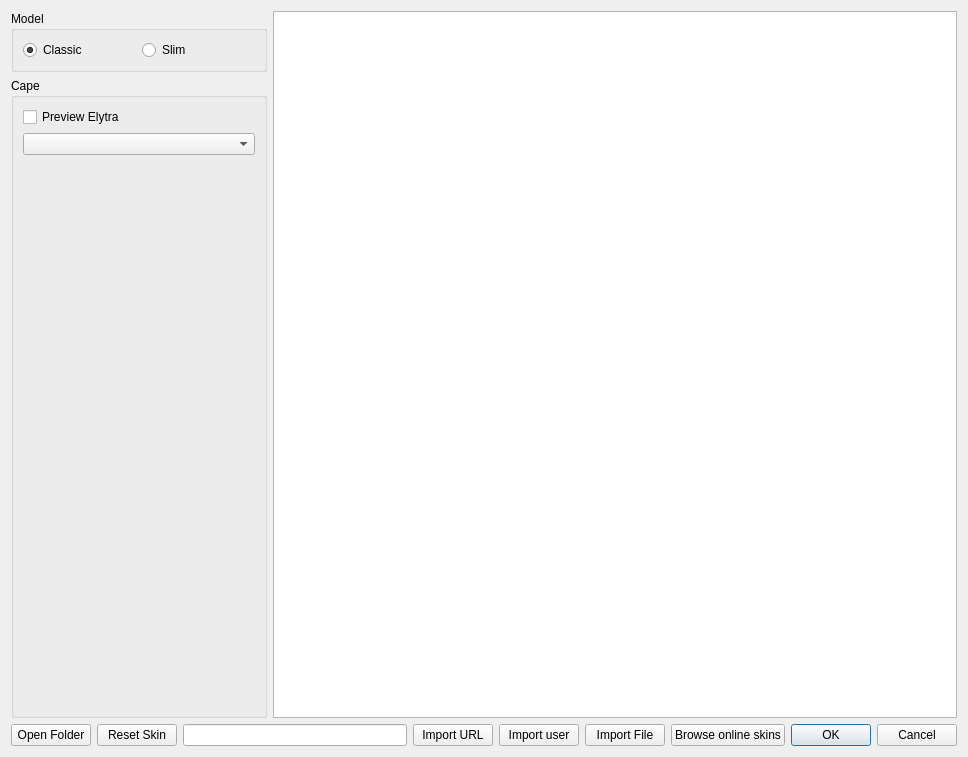
<?xml version="1.0" encoding="UTF-8"?>
<ui version="4.0">
 <class>SkinManageDialog</class>
 <widget class="QDialog" name="SkinManageDialog">
  <property name="geometry">
   <rect>
    <x>0</x>
    <y>0</y>
    <width>968</width>
    <height>757</height>
   </rect>
  </property>
  <property name="windowTitle">
   <string>Skin Upload</string>
  </property>
  <layout class="QVBoxLayout" name="verticalLayout">
   <item>
    <layout class="QHBoxLayout" name="mainHlLayout" stretch="3,8">
     <item>
      <layout class="QVBoxLayout" name="selectedVLayout" stretch="2,1,3">
       <item>
        <layout class="QVBoxLayout" name="skinLayout"/>
       </item>
       <item>
        <widget class="QGroupBox" name="modelBox">
         <property name="sizePolicy">
          <sizepolicy hsizetype="Preferred" vsizetype="Maximum">
           <horstretch>0</horstretch>
           <verstretch>0</verstretch>
          </sizepolicy>
         </property>
         <property name="title">
          <string>Model</string>
         </property>
         <layout class="QHBoxLayout" name="horizontalLayout_2">
          <item>
           <widget class="QRadioButton" name="steveBtn">
            <property name="text">
             <string>Classic</string>
            </property>
            <property name="checked">
             <bool>true</bool>
            </property>
           </widget>
          </item>
          <item>
           <widget class="QRadioButton" name="alexBtn">
            <property name="text">
             <string>Slim</string>
            </property>
           </widget>
          </item>
         </layout>
        </widget>
       </item>
       <item>
        <widget class="QGroupBox" name="capeBox">
         <property name="title">
          <string>Cape</string>
         </property>
         <layout class="QVBoxLayout" name="verticalLayout_4">
          <item>
           <widget class="QCheckBox" name="elytraCB">
            <property name="text">
             <string>Preview Elytra</string>
            </property>
           </widget>
          </item>
          <item>
           <widget class="QComboBox" name="capeCombo"/>
          </item>
          <item>
           <widget class="QLabel" name="capeImage">
            <property name="text">
             <string/>
            </property>
            <property name="scaledContents">
             <bool>false</bool>
            </property>
            <property name="alignment">
             <set>Qt::AlignCenter</set>
            </property>
           </widget>
          </item>
         </layout>
        </widget>
       </item>
      </layout>
     </item>
     <item>
      <widget class="QListView" name="listView">
       <property name="contextMenuPolicy">
        <enum>Qt::CustomContextMenu</enum>
       </property>
       <property name="acceptDrops">
        <bool>false</bool>
       </property>
       <property name="modelColumn">
        <number>0</number>
       </property>
      </widget>
     </item>
    </layout>
   </item>
   <item>
    <layout class="QHBoxLayout" name="buttonsHLayout" stretch="0,0,3,0,0,0,0,1">
     <item>
      <widget class="QPushButton" name="openDirBtn">
       <property name="text">
        <string>Open Folder</string>
       </property>
      </widget>
     </item>
     <item>
      <widget class="QPushButton" name="resetBtn">
       <property name="text">
        <string>Reset Skin</string>
       </property>
      </widget>
     </item>
     <item>
      <widget class="QLineEdit" name="urlLine">
       <property name="placeholderText">
        <string extracomment="URL or username"/>
       </property>
      </widget>
     </item>
     <item>
      <widget class="QPushButton" name="urlBtn">
       <property name="text">
        <string>Import URL</string>
       </property>
      </widget>
     </item>
     <item>
      <widget class="QPushButton" name="userBtn">
       <property name="text">
        <string>Import user</string>
       </property>
      </widget>
     </item>
     <item>
      <widget class="QPushButton" name="fileBtn">
       <property name="text">
        <string>Import File</string>
       </property>
      </widget>
     </item>
     <item>
      <widget class="QPushButton" name="viewOnlineBtn">
       <property name="text">
        <string>Browse online skins</string>
       </property>
       <property name="toolTip">
        <string>Browse and use skins published online</string>
       </property>
      </widget>
     </item>
     <item>
      <widget class="QDialogButtonBox" name="buttonBox">
       <property name="sizePolicy">
        <sizepolicy hsizetype="Minimum" vsizetype="Fixed">
         <horstretch>0</horstretch>
         <verstretch>0</verstretch>
        </sizepolicy>
       </property>
       <property name="standardButtons">
        <set>QDialogButtonBox::Cancel|QDialogButtonBox::Ok</set>
       </property>
      </widget>
     </item>
    </layout>
   </item>
  </layout>
  <action name="action_Delete_Skin">
   <property name="text">
    <string>&amp;Delete Skin</string>
   </property>
   <property name="toolTip">
    <string>Deletes selected skin</string>
   </property>
   <property name="shortcut">
    <string>Del</string>
   </property>
  </action>
  <action name="action_Rename_Skin">
   <property name="text">
    <string>&amp;Rename Skin</string>
   </property>
   <property name="toolTip">
    <string>Rename selected skin</string>
   </property>
   <property name="shortcut">
    <string>F2</string>
   </property>
  </action>
 </widget>
 <resources/>
 <connections>
  <connection>
   <sender>buttonBox</sender>
   <signal>rejected()</signal>
   <receiver>SkinManageDialog</receiver>
   <slot>reject()</slot>
   <hints>
    <hint type="sourcelabel">
     <x>617</x>
     <y>736</y>
    </hint>
    <hint type="destinationlabel">
     <x>483</x>
     <y>378</y>
    </hint>
   </hints>
  </connection>
  <connection>
   <sender>buttonBox</sender>
   <signal>accepted()</signal>
   <receiver>SkinManageDialog</receiver>
   <slot>accept()</slot>
   <hints>
    <hint type="sourcelabel">
     <x>617</x>
     <y>736</y>
    </hint>
    <hint type="destinationlabel">
     <x>483</x>
     <y>378</y>
    </hint>
   </hints>
  </connection>
 </connections>
</ui>
